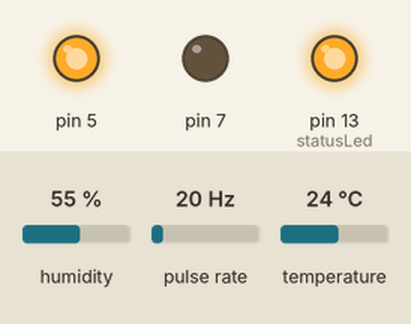
The sketch below on a simulated Arduino Uno, built with avr-gcc and run on an emulated ATmega328P. Parts: output pins drawn as LEDs (lit = HIGH). Wiring (inferred from the names in the program): pulse sensor: data pin 2. The inputs (shaded band) are chosen by the test bench; at power-on: temperature 24 °C, humidity 55 %, pulse rate 20 Hz. What the sketch prints to the serial monitor is not drawn.

Above: at 1.2 s.
1.3 s: temperature set to 29 °C
4.3 s: temperature set to 32 °C
At 6.6 s:
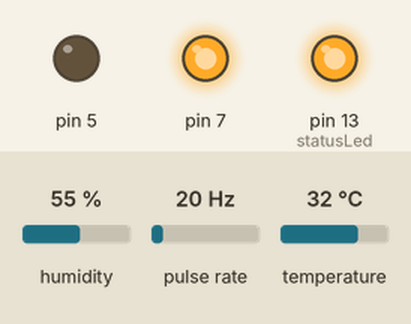
7.3 s: temperature set to 12 °C
At 10.0 s:
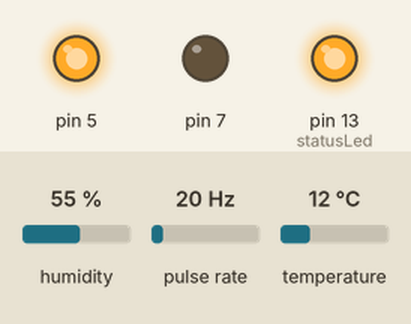
10.3 s: temperature set to 33 °C
At 12.9 s:
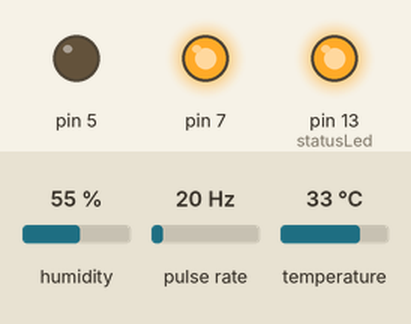
Timing chart, 0 to 14.3 s (numbered marks = the images above; inputs shaded):
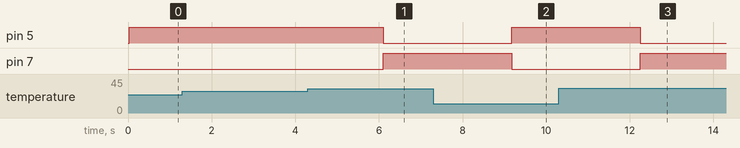

Measured:
- the behaviour switches between 30 and 31 °C on temperature (found by bisection; images 0 and 1)
- after the input at 1.3 s, every drawn part: stays the same
- after the input at 4.3 s, pin 5: HIGH → LOW after 1.8 s; pin 7: LOW → HIGH after 1.8 s
- after the input at 7.3 s, pin 5: LOW → HIGH after 1.9 s; pin 7: HIGH → LOW after 1.9 s
- after the input at 10.3 s, pin 5: HIGH → LOW after 1.9 s; pin 7: LOW → HIGH after 1.9 s

The sketch:

Arduino_HallEffectSensor.ino
```cpp
byte statusLed    = 13;

byte sensorInterrupt = 0;  // 0 = digital pin 2
byte sensorPin       = 2;

// The hall-effect flow sensor outputs approximately 4.5 pulses per second per
// litre/minute of flow.
float calibrationFactor = 4.5;

volatile byte pulseCount;

float flowRate;
unsigned int flowMilliLitres;
unsigned long totalMilliLitres;

unsigned long oldTime;
int V,X;
#include "dht.h"

#define DHT11_PIN 3
dht DHT;
void setup() {
 pinMode(5,OUTPUT);
pinMode(7,OUTPUT);

  Serial.begin(9600);
  Serial.println("CLEARDATA");
  Serial.println("LABEL,t,Temperature,Humidity,Steam Flow");


  // Set up the status LED line as an output
  pinMode(statusLed, OUTPUT);
  digitalWrite(statusLed, HIGH);  // We have an active-low LED attached

  pinMode(sensorPin, INPUT);
  digitalWrite(sensorPin, HIGH);

  pulseCount        = 0;
  flowRate          = 0.0;
  flowMilliLitres   = 0;
  totalMilliLitres  = 0;
  oldTime           = 0;

  // The Hall-effect sensor is connected to pin 2 which uses interrupt 0.
  // Configured to trigger on a FALLING state change (transition from HIGH
  // state to LOW state)
  attachInterrupt(sensorInterrupt, pulseCounter, FALLING);
}

void loop() {


  Serial.print("DATA,TIME,");

int chk=DHT.read11(DHT11_PIN);

    Serial.print(DHT.temperature,1);
    Serial.print ( ",");
    Serial.print(DHT.humidity,1);
    Serial.print( ",");


  if((millis() - oldTime) > 1000)    // Only process counters once per second
  {
    // Disable the interrupt while calculating flow rate and sending the value to
    // the host
    detachInterrupt(sensorInterrupt);

    // Because this loop may not complete in exactly 1 second intervals we calculate
    // the number of milliseconds that have passed since the last execution and use
    // that to scale the output. We also apply the calibrationFactor to scale the output
    // based on the number of pulses per second per units of measure (litres/minute in
    // this case) coming from the sensor.
    flowRate = ((1000.0 / (millis() - oldTime)) * pulseCount) / calibrationFactor;

    // Note the time this processing pass was executed. Note that because we've
    // disabled interrupts the millis() function won't actually be incrementing right
    // at this point, but it will still return the value it was set to just before
    // interrupts went away.
    oldTime = millis();

    // Divide the flow rate in litres/minute by 60 to determine how many litres have
    // passed through the sensor in this 1 second interval, then multiply by 1000 to
    // convert to millilitres.
    flowMilliLitres = (flowRate / 60) * 1000;

    // Add the millilitres passed in this second to the cumulative total
    totalMilliLitres += flowMilliLitres;

    unsigned int frac;

    // Print the flow rate for this second in litres / minute
    //Serial.print("Flow rate: ");
    //Serial.print(int(flowRate));  // Print the integer part of the variable
    //Serial.print(".");             // Print the decimal point
    // Determine the fractional part. The 10 multiplier gives us 1 decimal place.
    frac = (flowRate - int(flowRate)) * 10;
    //Serial.print(frac, DEC) ;      // Print the fractional part of the variable
    //Serial.print("L/min");
    // Print the number of litres flowed in this second
    //Serial.print("  Current Liquid Flowing: ");             // Output separator
    //Serial.print(flowMilliLitres);
    //Serial.print("mL/Sec");

    // Print the cumulative total of litres flowed since starting
    //Serial.print("  Output Liquid Quantity: ");             // Output separator
    Serial.println(totalMilliLitres);

    //Serial.println("mL");

    // Reset the pulse counter so we can start incrementing again
    pulseCount = 0;

    // Enable the interrupt again now that we've finished sending output
    attachInterrupt(sensorInterrupt, pulseCounter, FALLING);
    delay(1000);
  }
 if(DHT.temperature<=30)
{
 digitalWrite(5,HIGH);
 digitalWrite(7,LOW);
}
else
{

digitalWrite(5,LOW);
 digitalWrite(7,HIGH);

 }

}
void pulseCounter()
{
  // Increment the pulse counter
  pulseCount++;
}
```
